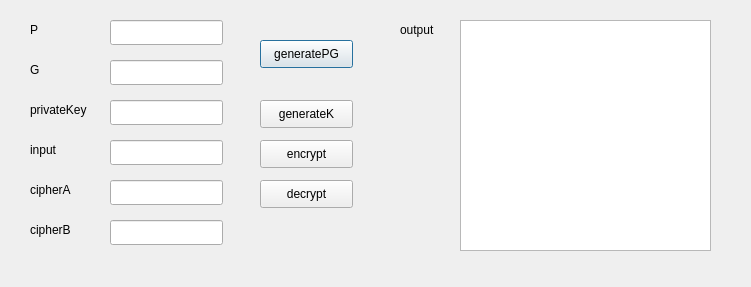
<?xml version="1.0" encoding="UTF-8"?>
<ui version="4.0">
 <class>EIGamal</class>
 <widget class="QDialog" name="EIGamal">
  <property name="geometry">
   <rect>
    <x>0</x>
    <y>0</y>
    <width>751</width>
    <height>287</height>
   </rect>
  </property>
  <property name="windowTitle">
   <string>Dialog</string>
  </property>
  <widget class="QLineEdit" name="inputPLineEdit">
   <property name="geometry">
    <rect>
     <x>110</x>
     <y>20</y>
     <width>113</width>
     <height>25</height>
    </rect>
   </property>
  </widget>
  <widget class="QLabel" name="label">
   <property name="geometry">
    <rect>
     <x>30</x>
     <y>20</y>
     <width>69</width>
     <height>19</height>
    </rect>
   </property>
   <property name="text">
    <string>P</string>
   </property>
  </widget>
  <widget class="QLabel" name="label_2">
   <property name="geometry">
    <rect>
     <x>30</x>
     <y>60</y>
     <width>69</width>
     <height>19</height>
    </rect>
   </property>
   <property name="text">
    <string>G</string>
   </property>
  </widget>
  <widget class="QLineEdit" name="inputGLineEdit">
   <property name="geometry">
    <rect>
     <x>110</x>
     <y>60</y>
     <width>113</width>
     <height>25</height>
    </rect>
   </property>
  </widget>
  <widget class="QPushButton" name="generatePGButton">
   <property name="geometry">
    <rect>
     <x>260</x>
     <y>40</y>
     <width>93</width>
     <height>28</height>
    </rect>
   </property>
   <property name="text">
    <string>generatePG</string>
   </property>
  </widget>
  <widget class="QPushButton" name="generateKeysButton">
   <property name="geometry">
    <rect>
     <x>260</x>
     <y>100</y>
     <width>93</width>
     <height>28</height>
    </rect>
   </property>
   <property name="text">
    <string>generateK</string>
   </property>
  </widget>
  <widget class="QLineEdit" name="privateKeyEdit">
   <property name="geometry">
    <rect>
     <x>110</x>
     <y>100</y>
     <width>113</width>
     <height>25</height>
    </rect>
   </property>
  </widget>
  <widget class="QLabel" name="label_3">
   <property name="geometry">
    <rect>
     <x>30</x>
     <y>100</y>
     <width>69</width>
     <height>19</height>
    </rect>
   </property>
   <property name="text">
    <string>privateKey</string>
   </property>
  </widget>
  <widget class="QLabel" name="label_4">
   <property name="geometry">
    <rect>
     <x>30</x>
     <y>140</y>
     <width>69</width>
     <height>19</height>
    </rect>
   </property>
   <property name="text">
    <string>input</string>
   </property>
  </widget>
  <widget class="QLineEdit" name="inputEdit">
   <property name="geometry">
    <rect>
     <x>110</x>
     <y>140</y>
     <width>113</width>
     <height>25</height>
    </rect>
   </property>
  </widget>
  <widget class="QPushButton" name="encryptButton">
   <property name="geometry">
    <rect>
     <x>260</x>
     <y>140</y>
     <width>93</width>
     <height>28</height>
    </rect>
   </property>
   <property name="text">
    <string>encrypt</string>
   </property>
  </widget>
  <widget class="QPushButton" name="decryptButton">
   <property name="geometry">
    <rect>
     <x>260</x>
     <y>180</y>
     <width>93</width>
     <height>28</height>
    </rect>
   </property>
   <property name="text">
    <string>decrypt</string>
   </property>
  </widget>
  <widget class="QLineEdit" name="cipherALineEdit">
   <property name="geometry">
    <rect>
     <x>110</x>
     <y>180</y>
     <width>113</width>
     <height>25</height>
    </rect>
   </property>
  </widget>
  <widget class="QLabel" name="label_5">
   <property name="geometry">
    <rect>
     <x>30</x>
     <y>180</y>
     <width>69</width>
     <height>19</height>
    </rect>
   </property>
   <property name="text">
    <string>cipherA</string>
   </property>
  </widget>
  <widget class="QLabel" name="label_6">
   <property name="geometry">
    <rect>
     <x>30</x>
     <y>220</y>
     <width>69</width>
     <height>19</height>
    </rect>
   </property>
   <property name="text">
    <string>cipherB</string>
   </property>
  </widget>
  <widget class="QLineEdit" name="cipherBLineEdit">
   <property name="geometry">
    <rect>
     <x>110</x>
     <y>220</y>
     <width>113</width>
     <height>25</height>
    </rect>
   </property>
  </widget>
  <widget class="QTextEdit" name="outputEdit">
   <property name="geometry">
    <rect>
     <x>460</x>
     <y>20</y>
     <width>251</width>
     <height>231</height>
    </rect>
   </property>
  </widget>
  <widget class="QLabel" name="label_7">
   <property name="geometry">
    <rect>
     <x>400</x>
     <y>20</y>
     <width>69</width>
     <height>19</height>
    </rect>
   </property>
   <property name="text">
    <string>output</string>
   </property>
  </widget>
 </widget>
 <resources/>
 <connections/>
</ui>
